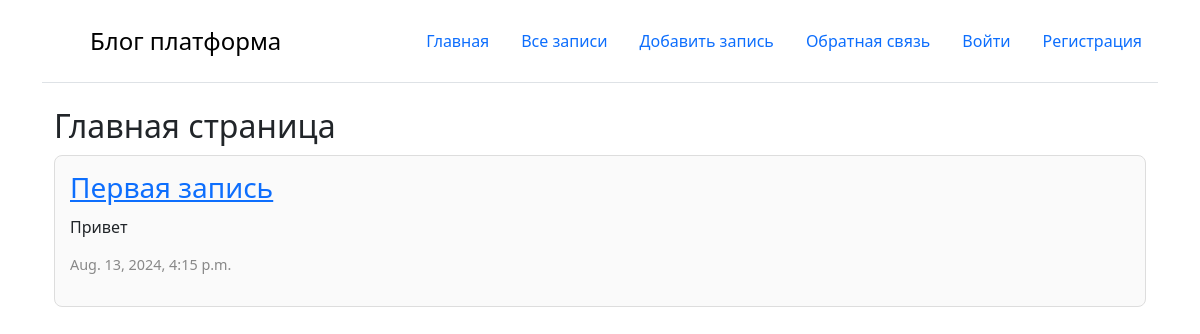
The page / on the database its author committed.
### core/models.py (models this page shows, shortened)
class Post(models.Model): # создааем таблицу и наследуем моделс
    title = models.CharField(max_length=200) # название атрибута соответствует названию поля, а значение - какой тип у
    text = models.TextField()
    created_data = models.DateTimeField(auto_now_add=True)
    category = models.ForeignKey(PostCategory,
                                 blank=True,
                                 null=True,
                                 on_delete=models.SET_NULL, # действия при удалении
                                 related_name='category_posts') # связь на уровне орм,
    profile = models.ForeignKey(Profile,
                                related_name='profile_posts',
                                on_delete=models.CASCADE)
    class Meta: # чтобы в админке красиво отображалось название таблицы, это интерфейс
        verbose_name = 'Запись'
        verbose_name_plural = 'Записи'

### core/views.py (the view)
# urls.py: path('', main, name='main'),  # перавый параметр путь, второй - название функции, которую импортировали из .views
def main(request):
    post = Post.objects.all()[0] # команда достает все записи из таблицы Post, с этой конструкцией можно работать как
    return render(request, 'main.html', {"post": post}) # передаем запрос, который пришел от пользователя и шаблон -

### templates/main.html
{% extends 'base.html' %}
{% block content %}
<div class="container">
    <div class="col-md-12">
        <h2>Главная страница</h2>
        <div class="post-card">
            <h3><a href="{% url 'post_detail' post.id %}">{{ post.title }}</a></h3>
            <p>{{ post.text }}</p>
            <p class="date">{{ post.created_data }}</p>
        </div>
    </div>
</div>
{% endblock %}

### templates/base.html (style rules this page uses)
h1, h2 { margin: 0; padding-bottom: 10px; }
.post-card { padding: 15px; margin-bottom: 20px; border: 1px solid #ddd; border-radius: 8px; background-color: #fafafa; }
.post-card h3 { margin: 0 0 10px; }
.post-card p { margin: 0 0 15px; }
.post-card .date { color: #888; font-size: 0.9em; }

### rows shown on the page
Post: title "Первая запись", text "Привет", created_data "Aug. 13, 2024, 4:15 p.m."
